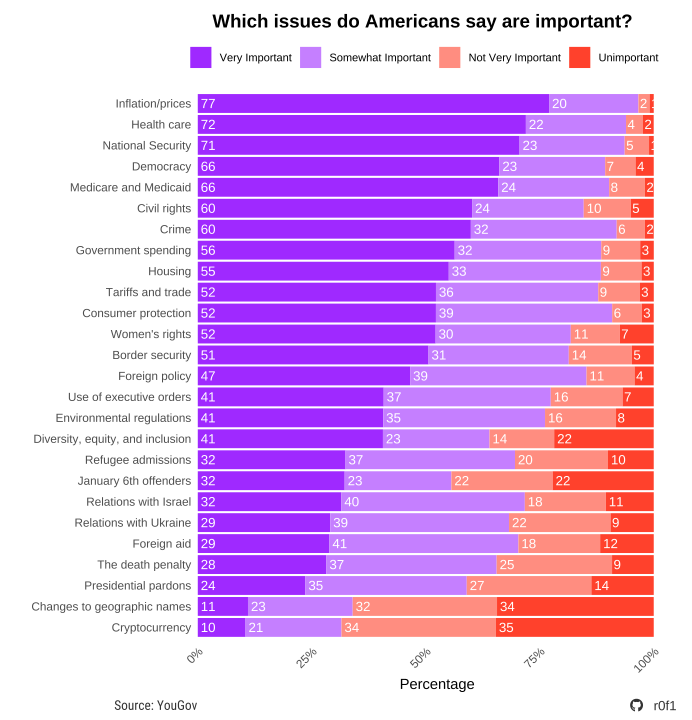

Write R code to recreate this figure.
# Data Source
# https://today.yougov.com/politics/articles/52137-how-americans-rate-donald-trumps-handling-of-52-issues

library(dplyr)
library(ggplot2)
library(readr)
library(tidyr)
library(patchwork)
library(showtext)
library(ggtext)

sysfonts::font_add(
  family = "Font Awesome 6 Brands",
  regular = "fontawesome/otfs/Font Awesome 7 Brands-Regular-400.otf"
)

font_add_google("Roboto")
font_add_google("Roboto Condensed")
showtext_auto()
showtext_opts(dpi = 100)

social_caption <- glue::glue(
  "<span style='font-family:\"Font Awesome 6 Brands\";'>&#xf09b; </span>",
  "<span> r0f1</span>",
)

df <- read_csv(
  "data/data-kTk51.csv",
  col_names = c(
    "issue",
    "very_important",
    "somewhat_important",
    "not_very_important",
    "unimportant"
  ),
  col_types = "ccccc",
  skip = 1
) |>
  filter(row_number() %% 2 == 0) |>
  mutate(across(
    -1,
    ~ as.numeric(gsub("%", "", .)) / 100
  )) |>
  arrange(desc(very_important)) |>
  mutate(rank = row_number()) |>
  mutate(
    issue = factor(
      issue,
      levels = issue,
    )
  ) |>
  pivot_longer(
    cols = c(
      very_important,
      somewhat_important,
      not_very_important,
      unimportant
    ),
    names_to = "importance",
    values_to = "percentage"
  ) |>
  mutate(
    importance = factor(
      importance,
      levels = c(
        "unimportant",
        "not_very_important",
        "somewhat_important",
        "very_important"
      ),
      labels = c(
        "Unimportant",
        "Not Very Important",
        "Somewhat Important",
        "Very Important"
      )
    )
  )

p <- ggplot(
  df,
  aes(x = percentage, y = reorder(issue, -rank), fill = importance)
) +
  geom_col(width = 0.9) +
  scale_x_continuous(
    labels = scales::percent,
    expand = expansion(mult = c(0, 0.05))
  ) +
  scale_fill_manual(
    values = c(
      "Unimportant" = "#ff412c",
      "Not Very Important" = "#ff8d80",
      "Somewhat Important" = "#c57fff",
      "Very Important" = "#9f29ff"
    )
  ) +
  geom_text(
    aes(label = sprintf("%.f", 100 * percentage)),
    position = position_stack(vjust = 0),
    hjust = -0.20,
    color = "white",
    size = 3.5,
  ) +
  labs(
    title = "Which issues do Americans say are important?",
    x = "Percentage",
    y = "",
    fill = "Importance Level",
    caption = social_caption,
  ) +
  theme_minimal() +
  theme(
    axis.text.x = element_text(angle = 45, hjust = 1),
    legend.position = "top",
    legend.direction = "horizontal",
    legend.title = element_blank(),
    legend.text = element_text(size = 8.25),
    legend.box.margin = margin(l = -20),
    panel.grid.major = element_blank(),
    panel.grid.minor = element_blank(),
    plot.title = element_text(face = "bold", size = 14, hjust = 0.25),
    plot.caption = element_markdown(
      size = 10,
      color = "grey20",
    ),
  ) +
  guides(fill = guide_legend(reverse = TRUE)) +
  plot_annotation(
    caption = "Source: YouGov",
    theme = theme(
      plot.caption = element_text(
        size = 10,
        hjust = 0,
        margin = margin(t = -15, l = 75),
        color = "grey20",
      ),
      text = element_text(family = "Roboto Condensed"),
    )
  )

ggsave(
  here::here("projects", "project_0002", "american_sentiment.svg"),
  plot = p,
  width = 720,
  height = 750,
  units = "px",
  dpi = 100,
)
